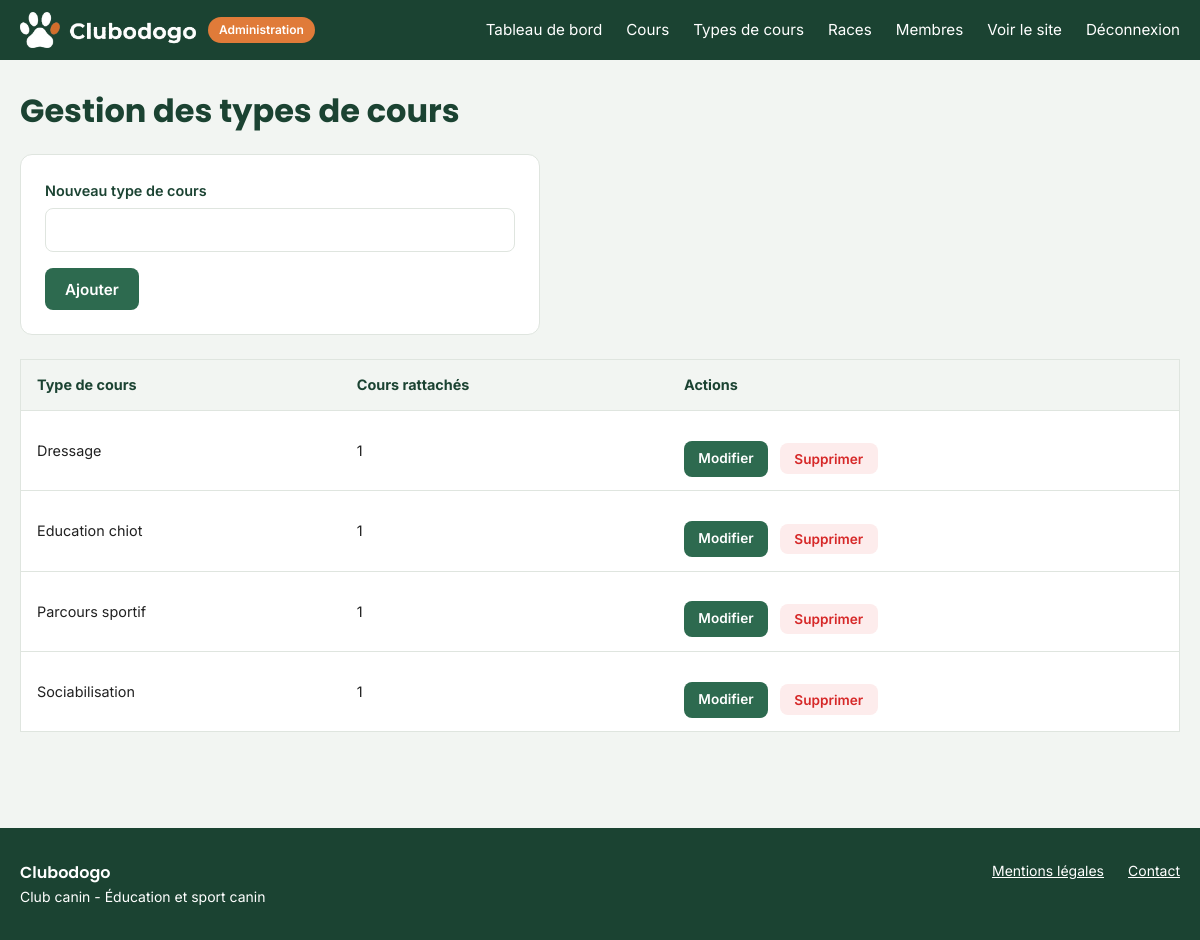
Page /code/public/admin/types-cours.php (signed in) on the committed database.
### tables this page shows
CREATE TABLE `type_cours` (
  `id` int NOT NULL,
  `libelle_type` varchar(100) NOT NULL
);

### code/init.php (called while the page is built, shortened)
<?php
function proteger($e)
{
    return htmlspecialchars($e ?? '', ENT_QUOTES, 'UTF-8');
}

### code/public/admin/types-cours.php (the view, shortened to what this page needs)
<?php
require_once __DIR__ . '/../../init.php';
$idModification = (int) ($_GET['id'] ?? 0);
$libelleModification = '';
$types = $pdo->query(
    "SELECT type_cours.id, type_cours.libelle_type,
            (SELECT COUNT(*) FROM cours WHERE cours.id_type_cours = type_cours.id) AS nb_cours
     FROM type_cours
     ORDER BY type_cours.libelle_type"
)->fetchAll();
require_once __DIR__ . '/../../header-admin.php';
?>
<h1>Gestion des types de cours</h1>
<form method="post" class="formulaire">
    <p>
        <label for="libelle_type"><?= $idModification > 0 ? 'Modifier le type de cours' : 'Nouveau type de cours' ?></label>
        <input type="text" id="libelle_type" name="libelle_type" maxlength="100" value="<?= proteger($libelleModification) ?>" required>
    </p>
    <div class="actions">
        <button type="submit" class="bouton"><?= $idModification > 0 ? 'Enregistrer' : 'Ajouter' ?></button>
    </div>
</form>
<?php if (empty($types)): ?>
    <p class="vide">Aucun type de cours enregistré.</p>
<?php else: ?>
    <table class="tableau">
        <thead>
            <tr>
                <th>Type de cours</th>
                <th>Cours rattachés</th>
                <th>Actions</th>
            </tr>
        </thead>
        <tbody>
            <?php foreach ($types as $type): ?>
                <tr>
                    <td data-label="Type de cours"><?= proteger($type['libelle_type']) ?></td>
                    <td data-label="Cours rattachés"><?= (int) $type['nb_cours'] ?></td>
                    <td data-label="Actions">
                        <div class="actions">
                            <a href="/admin/types-cours.php?id=<?= (int) $type['id'] ?>" class="bouton bouton-petit">Modifier</a>
                            <form method="post" data-confirmation="Voulez-vous vraiment supprimer ce type de cours ?">
                                <button type="submit" class="bouton bouton-petit bouton-rouge">Supprimer</button>
                            </form>
                        </div>
                    </td>
                </tr>
            <?php endforeach; ?>
        </tbody>
    </table>
<?php endif; ?>
<?php require_once __DIR__ . '/../../footer.php'; ?>

### code/public/assets/css/style.css (style rules this page uses)
:root { --vert-primaire: #1b4332; --vert-secondaire: #2d6a4f; --vert-gris: #52796f; --orange: #e07b39; --blanc: #ffffff; --texte: #212121; --fond: #f2f5f2; --bordure: #dfe5df; --erreur: #d62828; --erreur-fond: #fdecec; --succes: #2d6a4f; --succes-fond: #e3efe7; }
* { margin: 0; padding: 0; box-sizing: border-box; }
body { font-family: 'Inter', Arial, sans-serif; color: var(--texte); background-color: var(--fond); line-height: 1.6; display: flex; flex-direction: column; min-height: 100vh; }
h1, h2, h3 { font-family: 'Poppins', Arial, sans-serif; color: var(--vert-primaire); line-height: 1.2; }
h1 { font-size: 2rem; }
a { color: var(--vert-secondaire); }
.bouton { display: inline-block; padding: 0.7rem 1.25rem; border-radius: 8px; border: none; font-family: inherit; font-size: 0.95rem; font-weight: 600; text-decoration: none; cursor: pointer; background-color: var(--vert-secondaire); color: var(--blanc); }
.bouton-petit { padding: 0.45rem 0.9rem; font-size: 0.85rem; }
.bouton-rouge { background-color: var(--erreur-fond); color: var(--erreur); }
.actions { display: flex; gap: 0.75rem; margin-top: 1rem; flex-wrap: wrap; align-items: center; }
.formulaire { background-color: var(--blanc); border: 1px solid var(--bordure); border-radius: 12px; padding: 1.5rem; max-width: 520px; margin-top: 1.5rem; }
.formulaire p { margin-bottom: 1rem; }
.formulaire label { display: block; font-weight: 600; font-size: 0.9rem; color: var(--vert-primaire); margin-bottom: 0.35rem; }
.formulaire input, .formulaire select { width: 100%; padding: 0.7rem 0.85rem; border: 1px solid var(--bordure); border-radius: 8px; font-family: inherit; font-size: 1rem; background-color: var(--blanc); }
.tableau { width: 100%; border-collapse: collapse; background-color: var(--blanc); border: 1px solid var(--bordure); margin-top: 1.5rem; }
.tableau th, .tableau td { padding: 0.85rem 1rem; text-align: left; border-bottom: 1px solid var(--bordure); font-size: 0.9rem; }
.tableau th { background-color: var(--fond); color: var(--vert-primaire); }

### rows in the picture
type_cours: libelle_type "Dressage", nb_cours "1"
type_cours: libelle_type "Education chiot", nb_cours "1"
type_cours: libelle_type "Parcours sportif", nb_cours "1"
type_cours: libelle_type "Sociabilisation", nb_cours "1"
